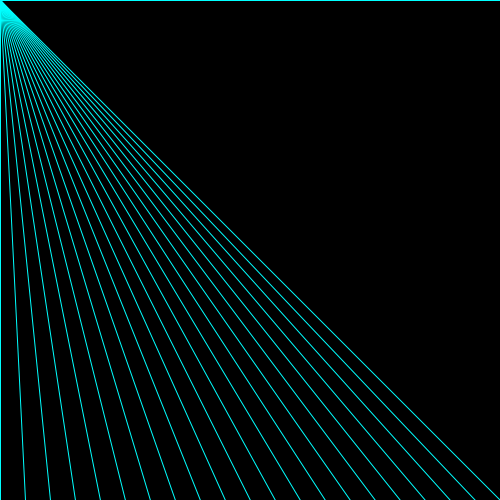
Frame 1 (no input)
Frame 60 (the mouse pressed at the canvas centre just before this capture): identical to frame 1, image omitted
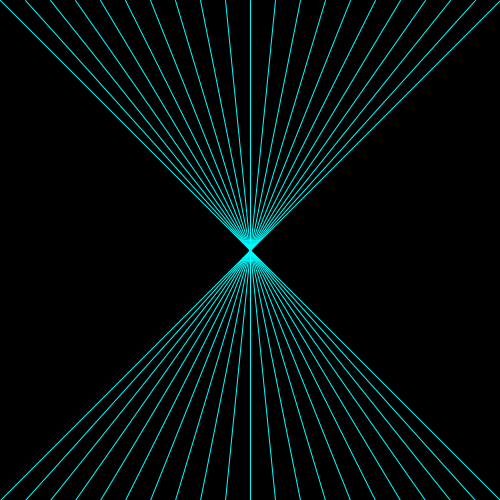
Frame 120 (the mouse held since frame 60 and released just before this capture)

The Processing sketch that drew these frames (run headless with seeded random() and noise(); from frame 60 on, the mouse is pressed at the canvas centre):

// Processing sketch: processing_38048
// ── processing_38048.pde

void setup()
{

size(500, 500);
background(0, 0, 0);
smooth();
stroke(0, 255, 255);
}

void draw()
{
  background(0, 0, 0);

  for(int i = 0; i <= 500; i += 25)
  {
    line(i, 0, mouseX, mouseY);
    line(i, 500, mouseX, mouseY);
  }

}
                
